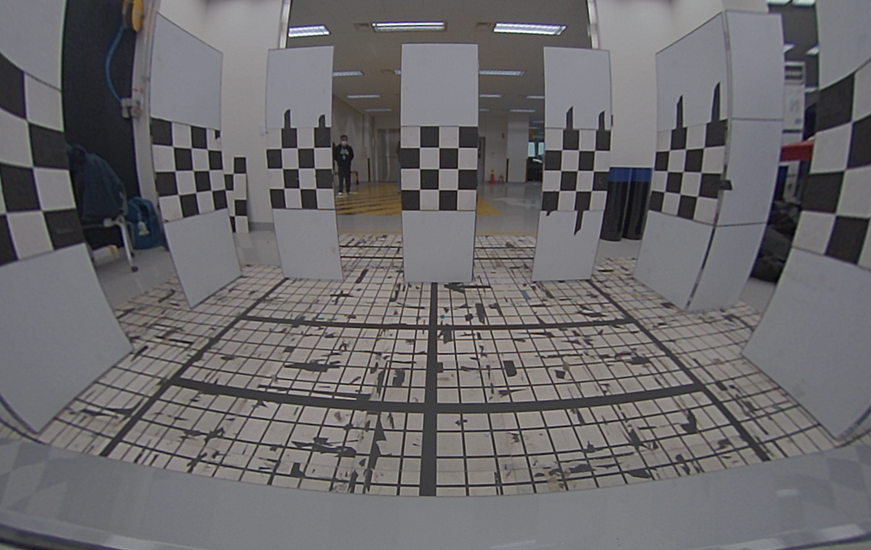
#> input picture ViewMode_R.bmp, 871 x 550 px, shrunk from 1140 x 720 before the run, found by its file name
$ jupyter execute --allow-errors FishEye_test.ipynb   (older library calls are emulated)
#> lines starting #> are read from the running program, lines starting #| are printed output that depends on the picture
<a href="https://colab.research.google.com/github/mckang6113875/AP_Test_OPEN/blob/main/FishEye_test.ipynb" target="_parent"></a>

[cell 1]
import cv2
import matplotlib.pyplot as plt
original = cv2.imread('/content/AP_Test_OPEN/ViewMode_R.bmp')
#> original is the input picture: shape (550, 871, 3); mean B, G, R 108, 105.9, 107.6
original = cv2.cvtColor(original, cv2.COLOR_BGR2RGB)
#img = cv2.imread('/content/AP_Test_OPEN/ViewMode_R.bmp')
img = cv2.imread('/content/AP_Test_OPEN/ViewMode_R_fisheye.bmp')
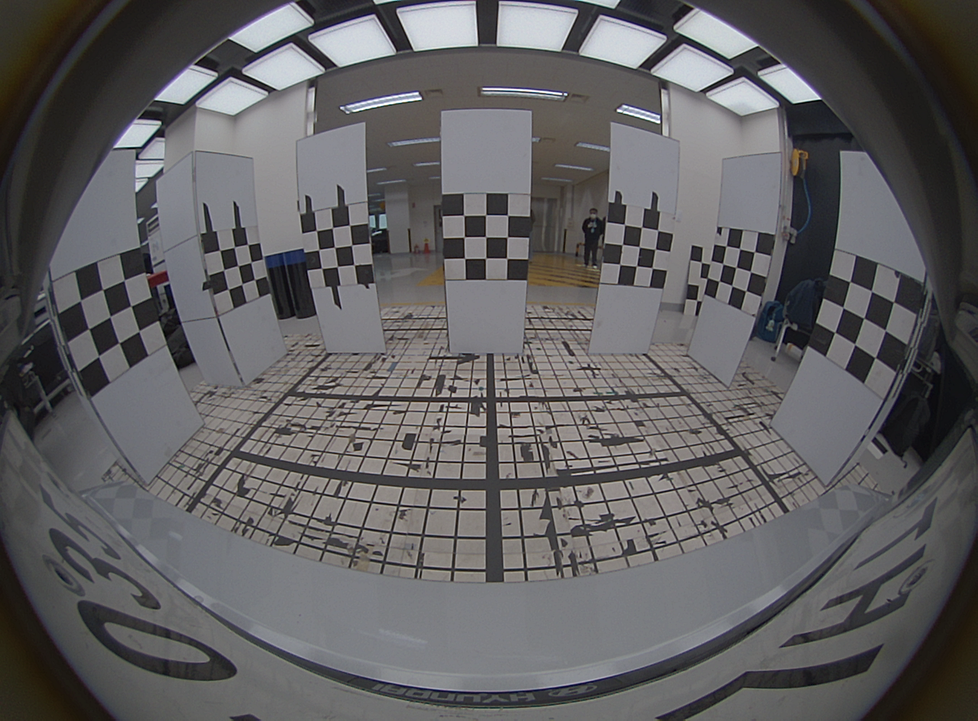
#> input picture ViewMode_R_fisheye.bmp, 978 x 721 px, shrunk from 1280 x 944 before the run, found by its file name
#> img is the input picture: shape (721, 978, 3); mean B, G, R 96.5, 95.1, 96.4

img = cv2.cvtColor(img, cv2.COLOR_BGR2RGB)
fig = plt.figure(figsize=(20, 10))
plt.imshow(img)
plt.title('SX2 Rear Original')
plt.grid(color='white', linestyle='--', linewidth=1)
#> (the rest of this cell did not finish here and is left out)

[cell 2]
# [7 lines of commented-out code are left out]

[cell 3]
import numpy as np
import cv2

epsilon = 1
epsilon_ = 1 #epsilon
r_c = 30

# Checkboard dimensions
#CHECKERBOARD = (6,9)
CHECKERBOARD = (3,3)
subpix_criteria = (cv2.TERM_CRITERIA_EPS + cv2.TERM_CRITERIA_MAX_ITER, r_c, epsilon)
#calibration_flags = cv2.fisheye.CALIB_RECOMPUTE_EXTRINSIC + cv2.fisheye.CALIB_CHECK_COND + cv2.fisheye.CALIB_FIX_SKEW
calibration_flags = cv2.fisheye.CALIB_RECOMPUTE_EXTRINSIC + cv2.fisheye.CALIB_FIX_SKEW
objp = np.zeros((1, CHECKERBOARD[0]*CHECKERBOARD[1], 3), np.float32)
objp[0,:,:2] = np.mgrid[0:CHECKERBOARD[0], 0:CHECKERBOARD[1]].T.reshape(-1, 2)

objpoints = [] # 3d point in real world space
imgpoints = [] # 2d points in image plane.

### read images and for each image:
# [4 lines of commented-out code are left out]
img_shape = img.shape[:2]
#> img_shape = (721, 978)

gray = cv2.cvtColor(img,cv2.COLOR_BGR2GRAY)
# Find the chess board corners
ret, corners = cv2.findChessboardCorners(gray, CHECKERBOARD, cv2.CALIB_CB_ADAPTIVE_THRESH+cv2.CALIB_CB_FAST_CHECK+cv2.CALIB_CB_NORMALIZE_IMAGE)
#> ret = True; corners = [[745.7, 290.8], [731.8, 285.6], [719, 281.1], [750.3, 271.6], [735.8, 267.3], [722.8, 263.7], [754.4, 251.9], [739.5, 248.5], [726, 246.1]]
# If found, add object points, image points (after refining them)
if ret == True:
    objpoints.append(objp)
    cv2.cornerSubPix(gray,corners,(3,3),(-1,-1),subpix_criteria)
    imgpoints.append(corners)
###
print(ret)
#| True
# calculate K & D
#####N_imm = # number of calibration images
N_imm = 1 # number of calibration images
K = np.zeros((3, 3))
D = np.zeros((4, 1))
rvecs = [np.zeros((1, 1, 3), dtype=np.float64) for i in range(N_imm)]
tvecs = [np.zeros((1, 1, 3), dtype=np.float64) for i in range(N_imm)]
#print(rvecs), print(tvecs)
###############################################################################
retval, K, D, rvecs, tvecs = cv2.fisheye.calibrate(
    objpoints,
    imgpoints,
    gray.shape[::-1],
    K,
    D,
    rvecs,
    tvecs,
    calibration_flags,
    (cv2.TERM_CRITERIA_EPS + cv2.TERM_CRITERIA_MAX_ITER, r_c, epsilon_)
    )
#> retval = 0.416; K = [[489, 0, 488.5], [0, 489, 360], [0, 0, 1]]; D = [0, 0, 0, 0]; rvecs = ([-1.58, 0.259, -2.35],); tvecs = ([13.08, -3.54, 22.34],)
# [4 lines of commented-out code are left out]

_img_shape = img.shape[:2]
DIM=_img_shape[::-1]
#> DIM = (978, 721)

map1, map2 = cv2.fisheye.initUndistortRectifyMap(K, D, np.eye(3), K, DIM, cv2.CV_16SC2)
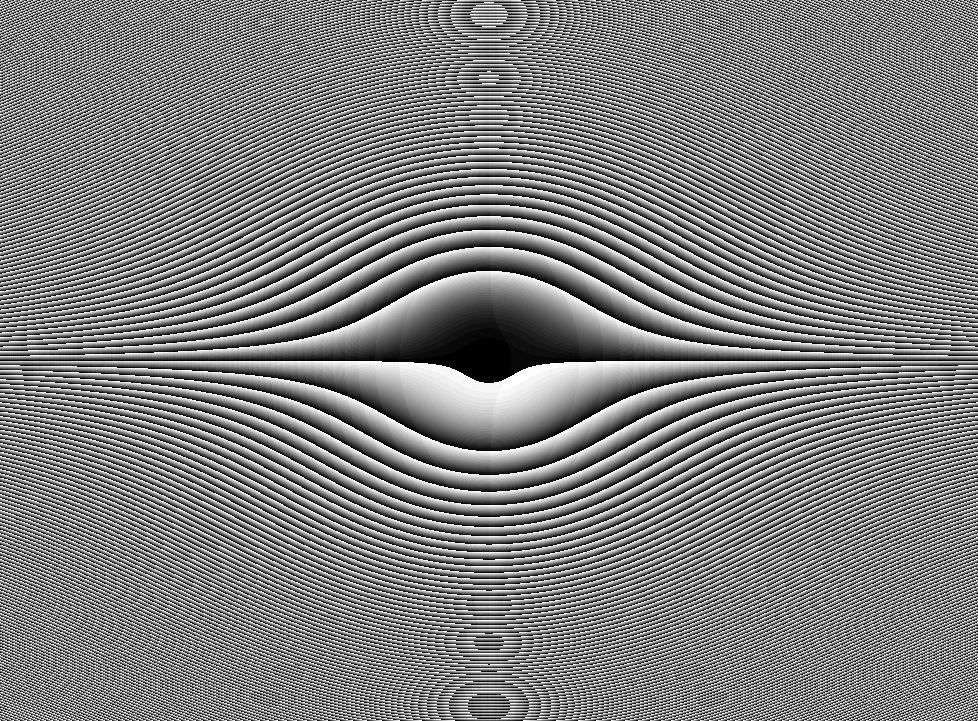
#> map2: shape (721, 978) uint16; min 0, max 1023, mean 509.3; drawn with min black and max white
undistorted_img = cv2.remap(img, map1, map2, interpolation=cv2.INTER_LINEAR, borderMode=cv2.BORDER_CONSTANT)
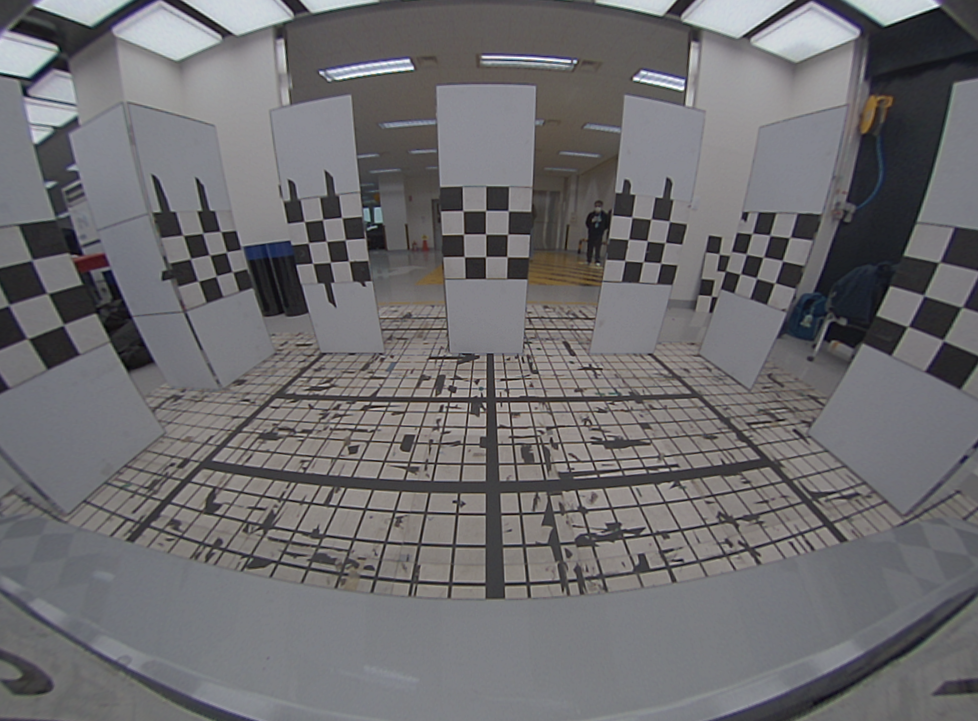
#> undistorted_img: shape (721, 978, 3); mean R, G, B 109.8, 108.8, 111.2
#Results plot
fig = plt.figure(figsize=(20, 10))
plt.subplot(121)
plt.imshow(img)
plt.title('### Rear Original')
plt.grid(color='white', linestyle='--', linewidth=1)
plt.xticks(np.arange(0, original.shape[1], 100));
plt.yticks(np.arange(0, original.shape[0], 100));

plt.subplot(122)
plt.imshow(undistorted_img)
plt.title('### Rear undistorted')
plt.grid(color='white', linestyle='--', linewidth=1)
plt.xticks(np.arange(0, undistorted_img.shape[1], 100));
plt.yticks(np.arange(0, undistorted_img.shape[0], 100));
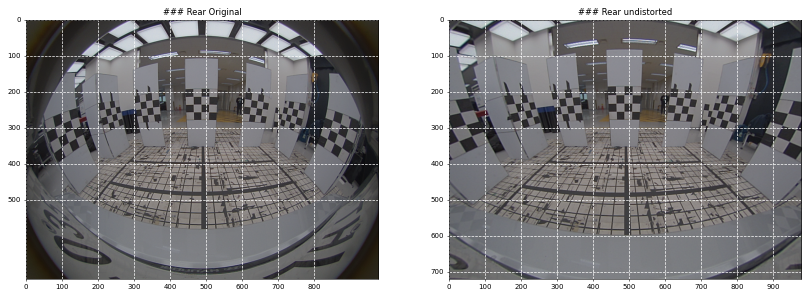
#> figure drawn by matplotlib, 2 panels
